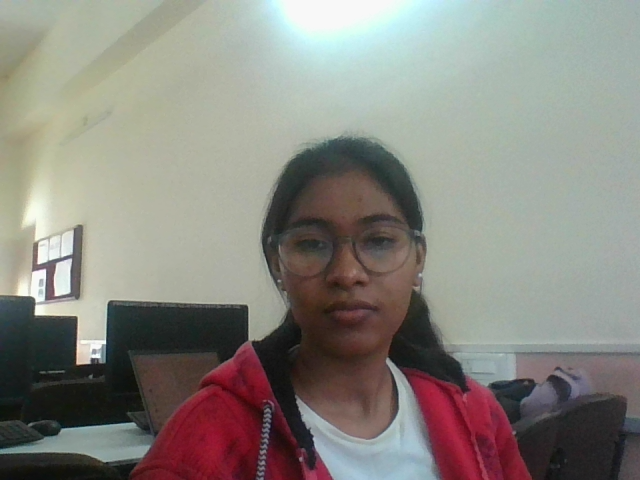
#> input picture backend/uploads/17_Shravani_Mahalle/1767346976113_image.png, 640 x 480 px, found by its file name; its folder holds only this picture in this run
$ python train.py
#> lines starting #> are read from the running program, lines starting #| are printed output that depends on the picture
import cv2
import numpy as np
import os
from PIL import Image
import json

dataset_path = "uploads"
trainer_dir = "trainer"
trainer_file = "trainer/trainer.yml"
label_file = "labels.json"

recognizer = cv2.face.LBPHFaceRecognizer_create()
detector = cv2.CascadeClassifier(
    cv2.data.haarcascades + "haarcascade_frontalface_default.xml"
)

faces = []
ids = []
label_map = {}
current_id = 0

for person in os.listdir(dataset_path):
    person_path = os.path.join(dataset_path, person)
    if not os.path.isdir(person_path):
        continue

    label_map[current_id] = person

    for image_name in os.listdir(person_path):
        image_path = os.path.join(person_path, image_name)
        img = Image.open(image_path).convert("L")
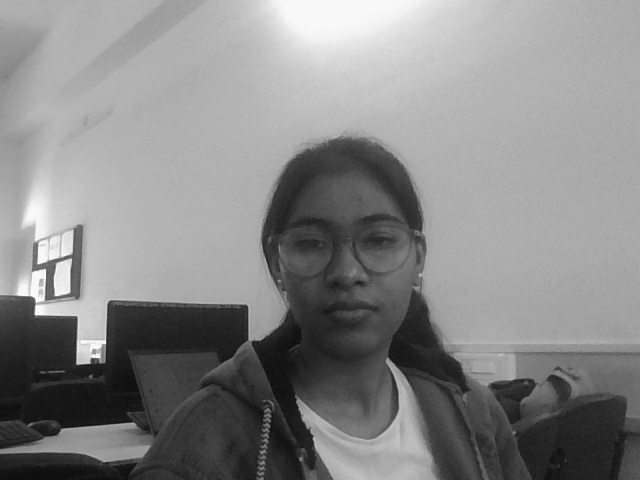
#> img: PIL image 640x480 L; min 9, max 250, mean 134.6
        img_np = np.array(img, "uint8")

        detected_faces = detector.detectMultiScale(img_np)
#> detected_faces = [[261, 175, 162, 162]]
        for (x, y, w, h) in detected_faces:
            faces.append(img_np[y:y+h, x:x+w])
            ids.append(current_id)
#> this loop made 1 pass
#> after the loop, faces = 1 item; ids = [0]

    current_id += 1
#> pass 2 of the loop `for person in os.listdir(dataset_path):`:
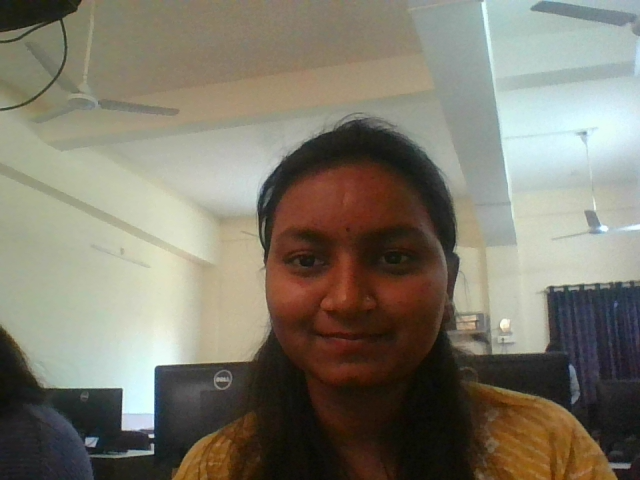
#> input picture backend/uploads/56_Ruchita_Kamble/1765607417740_Unknown.png, 640 x 480 px, found by its file name
#> `img = Image.open(image_path).convert("L")`:
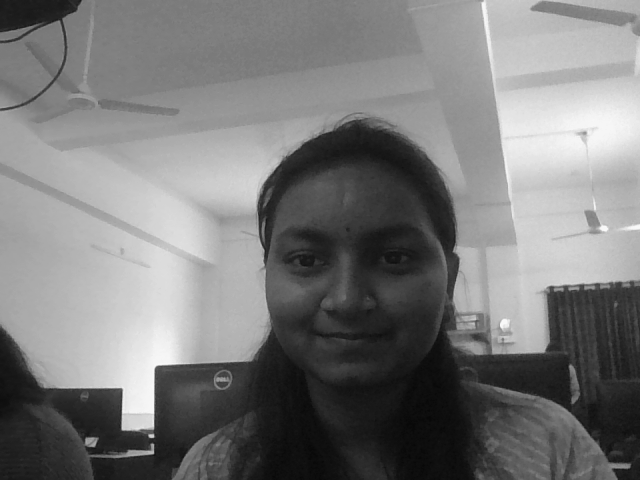
#> img: PIL image 640x480 L; min 7, max 249, mean 121.2
#> detected_faces = [[246, 182, 202, 202]]
#> the loop `for (x, y, w, h) in detected_faces:` made 1 pass
#> after the loop `for (x, y, w, h) in detected_faces:`: faces = 2 items; ids = [0, 1]

os.makedirs(trainer_dir, exist_ok=True)
recognizer.train(faces, np.array(ids))
recognizer.save(trainer_file)

with open(label_file, "w") as f:
    json.dump(label_map, f)

print("✅ Training complete")
print("📁 Model saved as trainer/trainer.yml")
